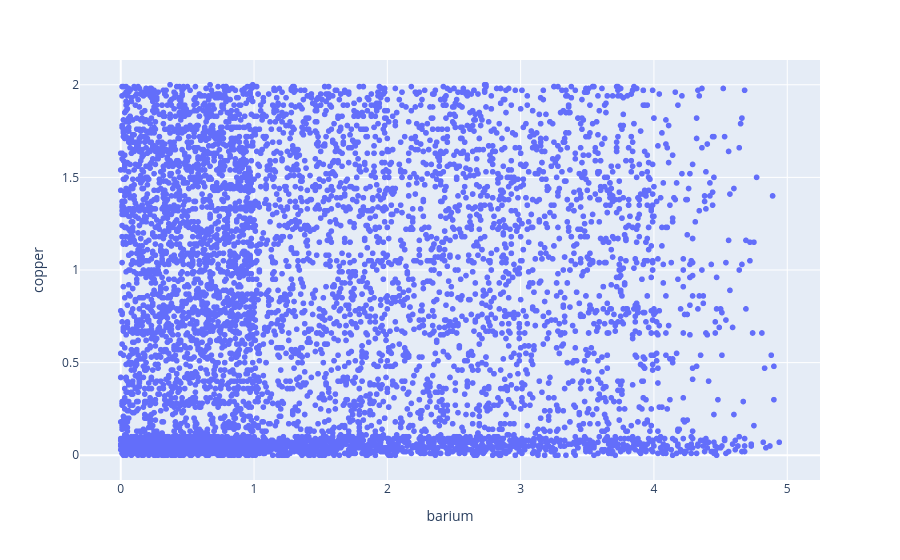

Notebook source saved alongside this figure:
### Code cell
fig = px.scatter(df,x = "barium",y="copper")
fig.show()

### Figure 1 — Plotly figure (JSON) as saved in the notebook; plotly's stock layout.template omitted (floating-point values rounded to 4 significant figures; data arrays with more than 128 entries replaced by an {"elided": "..."} marker saying what was removed)
{"data": [{"hovertemplate": "barium=%{x}<br>copper=%{y}<extra></extra>", "legendgroup": "", "marker": {"color": "#636efa", "symbol": "circle"}, "mode": "markers", "name": "", "showlegend": false, "type": "scattergl", "x": {"elided": "7996 float values"}, "xaxis": "x", "y": {"elided": "7996 float values"}, "yaxis": "y"}], "layout": {"legend": {"tracegroupgap": 0}, "margin": {"t": 60}, "xaxis": {"anchor": "y", "domain": [0, 1], "title": {"text": "barium"}}, "yaxis": {"anchor": "x", "domain": [0, 1], "title": {"text": "copper"}}}}
